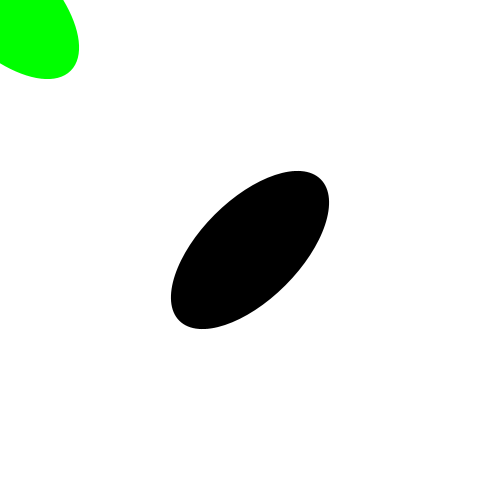
Frame 1 (no input)
Frame 60 (the mouse pressed at the canvas centre just before this capture): identical to frame 1, image omitted
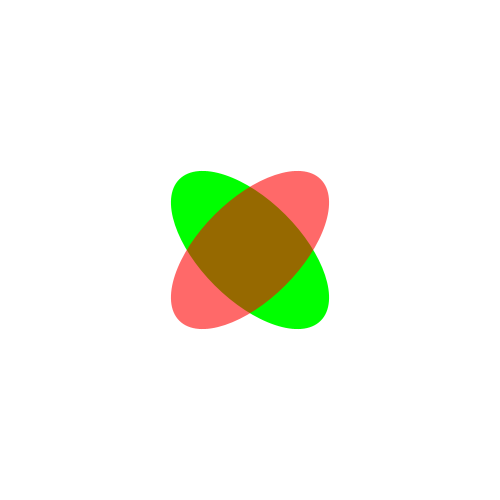
Frame 120 (the mouse held since frame 60 and released just before this capture)

The Processing sketch that drew these frames (run headless with seeded random() and noise(); from frame 60 on, the mouse is pressed at the canvas centre):

// Processing sketch: collision_ellipse_ellipse3
// ── collision_ellipse_ellipse3.pde
class Ellipse {
  float cx;
  float cy;
  float rw;
  float rh;
  float angle;
}
Ellipse e1;
Ellipse e2;
void setup() {
  size(500, 500);
  noStroke();
  e1 = new Ellipse();
  e1.cx = mouseX;
  e1.cy = mouseY;
  e1.rw = 100.0;
  e1.rh = 50.0;
  e1.angle = radians(45);
  e2 = new Ellipse();
  e2.cx = width/2;
  e2.cy = height/2;
  e2.rw = 50.0;
  e2.rh = 100.0;
  e2.angle = radians(45);
}

void draw() {
  background(255);
  e1.cx = mouseX;
  e1.cy = mouseY;
  fill(0,255,0);
  pushMatrix();
  translate(e1.cx, e1.cy);
  rotate(e1.angle);
  ellipse(0, 0, e1.rw*2, e1.rh*2);
  popMatrix();
  if (collision(e1, e2)) {
      fill(255, 0, 0, 150);
  } else {
      fill(0);
  }
  pushMatrix();
  translate(e2.cx, e2.cy);
  rotate(e2.angle);
  ellipse(0, 0, e2.rw*2, e2.rh*2);
  popMatrix();
}

boolean collision(Ellipse e1, Ellipse e2) {
  // e1 → e2 をチェック
  for (int i=0; i<360; i+=5) {
    float t = radians(i);
    float[] points = getPoint(e1, t);
    float x = points[0];
    float y = points[1];
    if (isInEllipse(e2, x, y))
      return true;
  }

  // e2 → e1 もチェック
  for (int i=0; i<360; i+=5) {
    float t = radians(i);
    float[] points = getPoint(e2, t);
    float x = points[0];
    float y = points[1];
    if (isInEllipse(e1, x, y))
      return true;
  }
  return false;
}

float[] getPoint(Ellipse e, float rad) {
  float[] points = new float[2];
  // 楕円（回転前）
  float x = e.rw * cos(rad);
  float y = e.rh * sin(rad);
  // 回転
  float xr = x * cos(e.angle) - y * sin(e.angle);
  float yr = x * sin(e.angle) + y * cos(e.angle);
  // 平行移動
  points[0] = e.cx + xr;
  points[1] = e.cy + yr;
  
  return points;
}

boolean isInEllipse(Ellipse e, float x, float y) {
  // 楕円中心基準の点座標
  float dx = x - e.cx;
  float dy = y - e.cy;
  // 逆回転
  float ca = cos(-e.angle);
  float sa = sin(-e.angle);
  // 逆回転後の楕円中心基準の点座標
  float nx = dx * ca - dy * sa;
  float ny = dx * sa + dy * ca;
  // 通常の楕円当たり判定
  float val = (nx*nx)/(e.rw*e.rw) + (ny*ny)/(e.rh*e.rh);
  return val <= 1.0;
}
